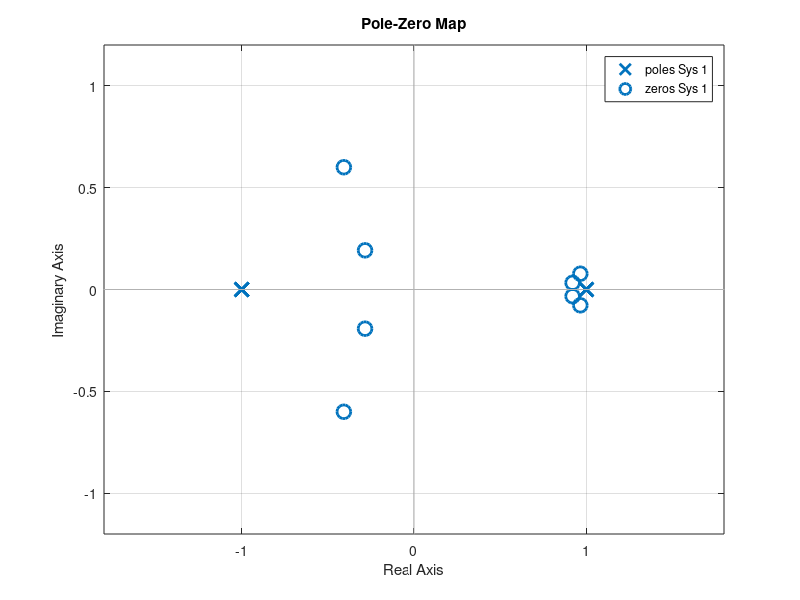
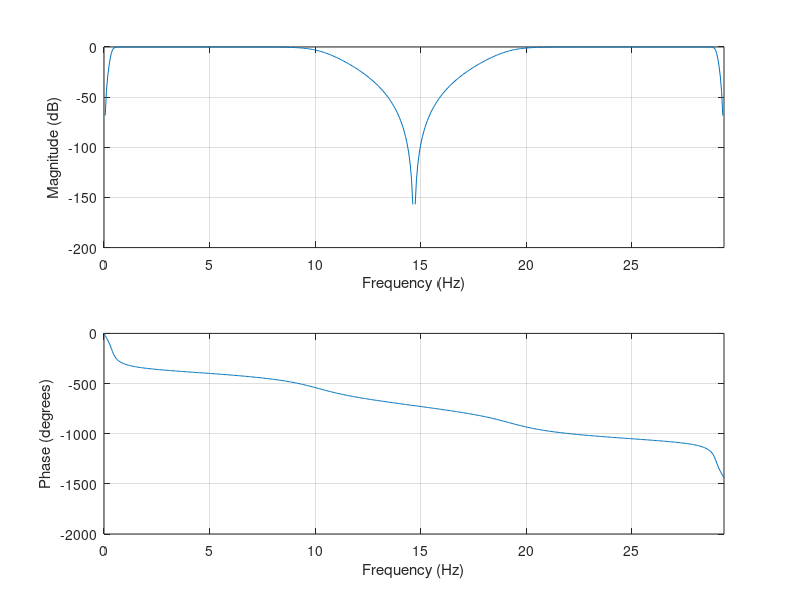
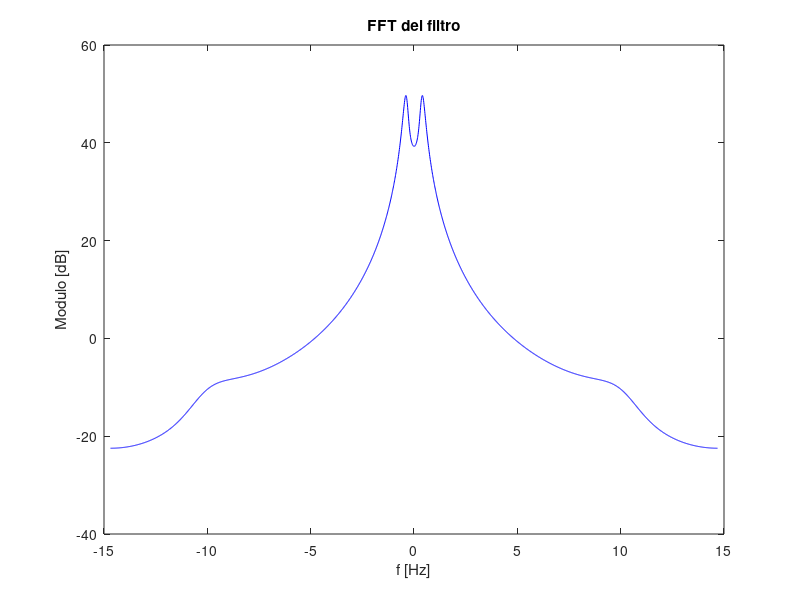

Reproduce these figures in MATLAB, in order.
clear all;

pkg load control;
addpath('/usr/share/octave/packages/signal-1.3.2'); %incluye el specgram

load intensidad_RGB.mat; % brillo, 1 es R, 2 es G, 3 es B.

video_length = length(brillo);

frec_video = 29.37; %frecuencia muestreo video
t_video = 1/(frec_video); %tiempo muestreo video

ejeXvideo = 0 : t_video : ((video_length-1)*t_video);

[b, a] = butter( 4, [0.4*2/frec_video , 10*2/frec_video]); %FiltroPincripal

%Diagrama polos y ceros
figure;
pzmap(tf(a,b));
print -djpg imagenes/punto_4_diagrama_polos_ceros_cardiometro.jpg; %Octave
grid minor;

%Disenia el filtro para una senial compuesta por un uno y todo los demas ceros escalado por Fs
figure;
freqz(b, a, 512, "whole", frec_video);
print -djpg imagenes/punto_4_diagrama_filtro_cardiometro.jpg; %Octave
grid minor;

f = linspace(-frec_video/2, frec_video/2, video_length);

impulso = zeros(1,240);
impulso(1) = 1;

respuestaImpulso = filtfilt(b, a, impulso);
respuestaImpulso(video_length) = 0;

DFT_respuestaImpulso = 20*log(fftshift(abs(fft(respuestaImpulso))));

figure;

plot( f, DFT_respuestaImpulso, 'b');
xlabel('f [Hz]');
ylabel('Modulo [dB]');
title('FFT del filtro');

print -djpg imagenes/punto_4_respuesta_impulso_cardiometro.jpg; %Octave
grid minor;
